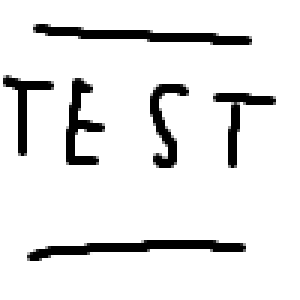
#> input picture zadanie5/obrazyWejsciowe/test.png, 100 x 100 px (shown 3 times larger)
$ jupyter execute --allow-errors main.ipynb
#> lines starting #> are read from the running program, lines starting #| are printed output that depends on the picture; after the words box and inside, x2 and y2 are one past the last pixel; in counts of white or black regions, pixels touching at a corner belong together
[cell 1]
import numpy as np
import matplotlib.pyplot as plt
import random
from PIL import Image

[cell 2]
wymiary = 100

def generowanieDwojki():
    """Generuje losowa liczbe od 0 do 1"""
    x1, x2 = random.randint(0,1), random.randint(0,1)
    return x1, x2


def shamirWizualny(orygialny):
    """Funkcja implementująca algorytm Shamira"""
    obraz1 = np.zeros((wymiary, wymiary * 2), dtype=int)
    obraz2 = np.zeros((wymiary, wymiary * 2), dtype=int)

    for i in range(wymiary):
        for j in range(wymiary):
            bit = orygialny[i, j]
            pattern = random.choice([[1, 0], [0, 1]])

            if bit == 0:
                # Biały: ten sam wzór w obu
                obraz1[i, j*2] = pattern[0]
                obraz1[i, j*2+1] = pattern[1]
                obraz2[i, j*2] = pattern[0]
                obraz2[i, j*2+1] = pattern[1]
            else:
                # Czarny: odwrotny wzór
                obraz1[i, j*2] = pattern[0]
                obraz1[i, j*2+1] = pattern[1]
                obraz2[i, j*2] = pattern[1]
                obraz2[i, j*2+1] = pattern[0]
    return obraz1, obraz2

[cell 3]
def wizualizacja(oryginalny, zakodowany1, zakodowany2, odkodowany):
    """Funkcja wizualizująca oryginalny, losowy, zakodowany i odkodowany obraz"""
    fig, axs = plt.subplots(2, 2)
    axs[0,0].imshow(oryginalny, cmap='gray')
    axs[0,0].set_title('Oryginalny obraz')
    axs[0,0].axis('off')
    axs[0,1].imshow(zakodowany1, cmap='gray')
    axs[0,1].set_title('Zakodowany1 obraz')
    axs[0,1].axis('off')
    axs[1,0].imshow(zakodowany2, cmap='gray')
    axs[1,0].set_title('Zakodowany2 obraz')
    axs[1,0].axis('off')
    axs[1,1].imshow(odkodowany, cmap='gray')
    axs[1,1].set_title('Odkodowany obraz')
    axs[1,1].axis('off')
    plt.show()
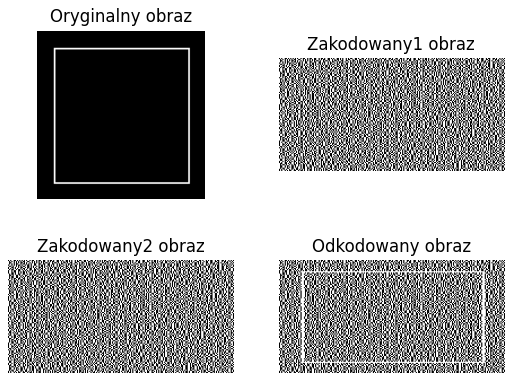
#> figure drawn by matplotlib, 4 panels

[cell 4]
def glowna(oryginalny):
    zakodowany1, zakodowany2 = shamirWizualny(oryginalny)
    odkodowany = (zakodowany1 | zakodowany2).astype(int) # Odkodowanie przez OR
    # odkodowany = zakodowany1 * zakodowany2 # Odkodowanie przez AND
    return zakodowany1, zakodowany2, odkodowany

[cell 5]
kwadrat = np.zeros((wymiary, wymiary), dtype=int)
kwadrat[10,10:90] = 1 # pozioma linia gora
kwadrat[90,10:90] = 1 # pozioma linia dol
kwadrat[10:90,10] = 1 # pionowa linia lewo
kwadrat[10:91,90] = 1 # pionowa linia prawo

zakodowany1, zakodowany2, odkodowany = glowna(kwadrat)
wizualizacja(kwadrat, zakodowany1, zakodowany2, odkodowany)

#> (a cell that did not finish here is left out)

[cell 7]
img = Image.open('obrazyWejsciowe/test.png').convert('L')
obraz = np.array(img)

zakodowany1, zakodowany2, odkodowany = glowna(obraz)
#> after the loop in shamirWizualny (call 2), `for i in range(wymiary):`:
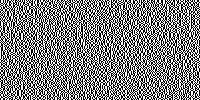
#> obraz1: shape (100, 200) int64; values 0 (black) and 1 (white), 50% white in thin lines or dots
#> after the loop in shamirWizualny (call 2), `for i in range(wymiary):`:
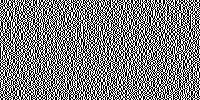
#> obraz2: shape (100, 200) int64; values 0 (black) and 1 (white), 50% white in thin lines or dots
#> in glowna (call 2), `odkodowany = (zakodowany1 | zakodowany2).astype(int)`:
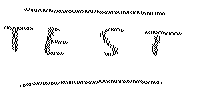
#> odkodowany: shape (100, 200) int64; values 0 (black) and 1 (white), 95.6% white; black in thin lines or dots, all inside (x1, y1, x2, y2) = (4, 8, 182, 87)
wizualizacja(obraz, zakodowany1, zakodowany2, odkodowany)
